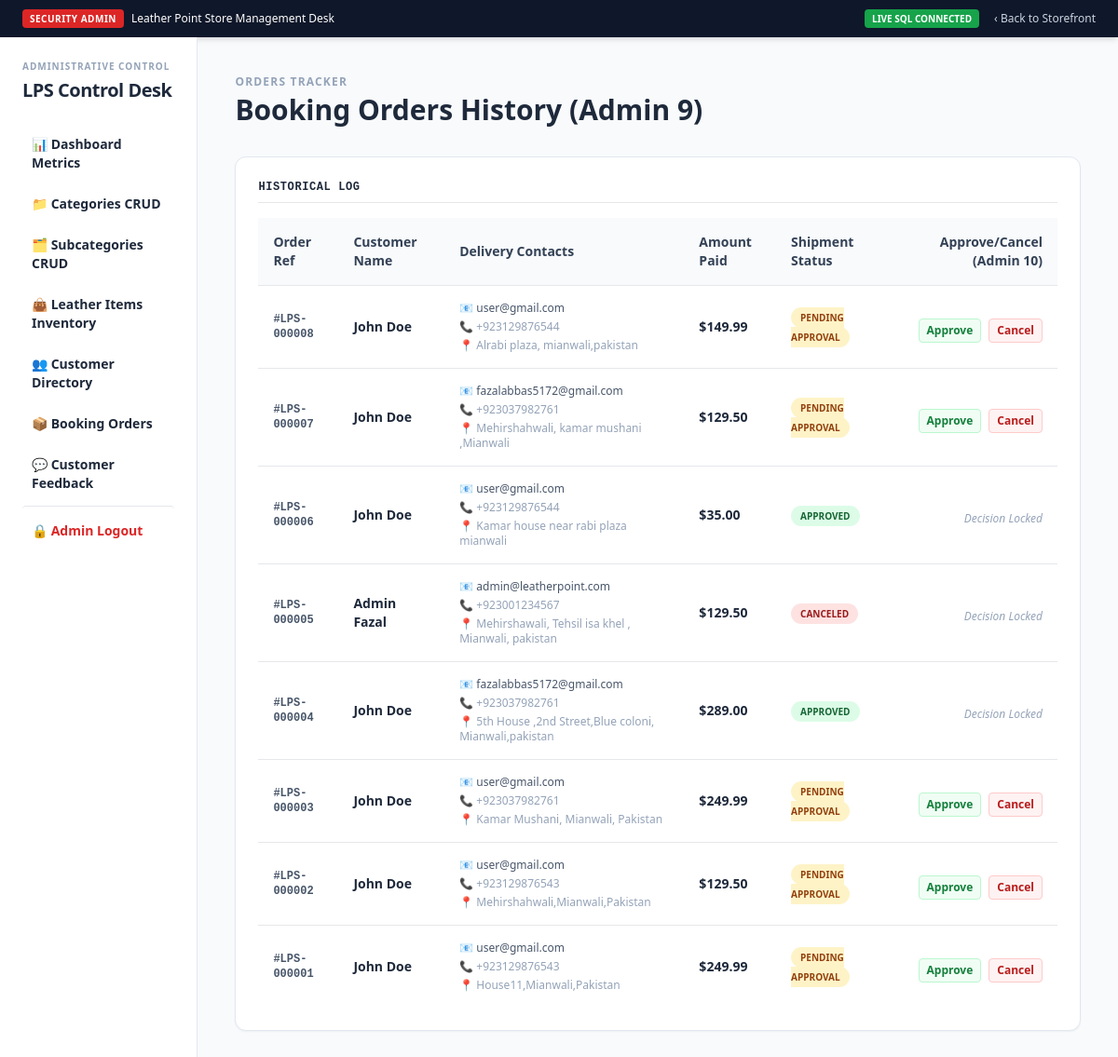
Screenshot of /admin/orders.php (signed in) with the database file from the repository.
### tables this page shows
CREATE TABLE `orders` (
  `id` int(11) NOT NULL,
  `user_id` int(11) NOT NULL,
  `total_amount` decimal(10,2) NOT NULL,
  `payment_method` enum('credit_card','cod') NOT NULL,
  `status` enum('pending','approved','canceled') DEFAULT 'pending',
  `shipping_address` text NOT NULL,
  `phone` varchar(20) NOT NULL,
  `email` varchar(150) NOT NULL,
  `created_at` timestamp NOT NULL DEFAULT current_timestamp()
);

CREATE TABLE `users` (
  `id` int(11) NOT NULL,
  `name` varchar(100) NOT NULL,
  `email` varchar(150) NOT NULL,
  `password` varchar(255) NOT NULL,
  `phone` varchar(20) NOT NULL,
  `role` enum('user','admin') DEFAULT 'user',
  `created_at` timestamp NOT NULL DEFAULT current_timestamp()
);

### classes/Order.php (called while the page is built, shortened)
<?php
class Order {
    private $conn;
    public function __construct($db) {
        $this->conn = $db;
    }
    public function getAllOrders() {
        $query = "SELECT o.*, u.name as user_name FROM orders o
                  JOIN users u ON o.user_id = u.id ORDER BY o.created_at DESC";
        $stmt = $this->conn->prepare($query);
        $stmt->execute();
        return $stmt->fetchAll();
    }
}
?>

### admin/orders.php (the view, shortened to what this page needs)
<?php
require_once "includes/header.php";
if ($db_connected) {
    $orders = $orderObj->getAllOrders();
} else {
    $orders = array_reverse(array_values($_SESSION['mock_orders']));
}
?>
<div class="space-y-8">
    <div>
        <span class="text-xs font-bold text-slate-400 uppercase tracking-widest block mb-1">Orders Tracker</span>
        <h1 class="text-3xl font-black text-slate-800">Booking Orders History (Admin 9)</h1>
    </div>
    <div class="bg-white p-6 rounded-xl border border-slate-200 shadow-sm overflow-x-auto">
        <h3 class="font-bold text-slate-800 border-b pb-2 mb-4 font-mono uppercase text-xs tracking-wider">Historical Log</h3>
        <table class="w-full text-left text-sm min-w-[700px]">
            <thead class="bg-slate-50 font-bold text-slate-700 border-b">
                <tr>
                    <th class="p-4">Order Ref</th>
                    <th class="p-4">Customer Name</th>
                    <th class="p-4">Delivery Contacts</th>
                    <th class="p-4">Amount Paid</th>
                    <th class="p-4">Shipment Status</th>
                    <th class="p-4 text-right">Approve/Cancel (Admin 10)</th>
                </tr>
            </thead>
            <tbody class="divide-y text-slate-600">
                <?php if (empty($orders)): ?>
                    <tr>
                        <td colspan="6" class="p-4 text-center text-slate-400">No customer orders recorded yet.</td>
                    </tr>
                <?php else: ?>
                    <?php foreach($orders as $o): ?>
                        <tr>
                            <td class="p-4 font-mono text-xs font-bold">#LPS-<?php echo str_pad($o['id'], 6, "0", STR_PAD_LEFT); ?></td>
                            <td class="p-4 font-bold text-slate-800"><?php echo htmlspecialchars($o['user_name']); ?></td>
                            <td class="p-4 text-xs">
                                <span class="block">📧 <?php echo htmlspecialchars($o['email']); ?></span>
                                <span class="block text-slate-400 mt-1">📞 <?php echo htmlspecialchars($o['phone']); ?></span>
                                <span class="block text-slate-400 mt-1">📍 <?php echo htmlspecialchars($o['shipping_address']); ?></span>
                            </td>
                            <td class="p-4 font-black text-slate-800">$<?php echo number_format($o['total_amount'], 2); ?></td>
                            <td class="p-4">
                                <?php if ($o['status'] === 'approved'): ?>
                                    <span class="bg-green-100 text-green-800 font-bold text-[10px] px-2.5 py-1 rounded-full uppercase">Approved</span>
                                <?php elseif ($o['status'] === 'canceled'): ?>
                                    <span class="bg-red-100 text-red-800 font-bold text-[10px] px-2.5 py-1 rounded-full uppercase">Canceled</span>
                                <?php else: ?>
                                    <span class="bg-amber-100 text-amber-800 font-bold text-[10px] px-2.5 py-1 rounded-full uppercase animate-pulse">Pending Approval</span>
                                <?php endif; ?>
                            </td>
                            <td class="p-4 text-right text-xs pt-6">
                                <div class="flex justify-end gap-2">
                                    <?php if ($o['status'] === 'pending'): ?>
                                        <a href="orders.php?status_id=<?php echo $o['id']; ?>&status=approved" class="bg-green-50 hover:bg-green-100 text-green-700 font-bold px-2 py-1 rounded border border-green-200">Approve</a>
                                        <a href="orders.php?status_id=<?php echo $o['id']; ?>&status=canceled" onclick="return confirm('Cancel this order?');" class="bg-red-50 hover:bg-red-100 text-red-700 font-bold px-2 py-1 rounded border border-red-200">Cancel</a>
                                    <?php else: ?>
                                        <span class="text-slate-400 font-normal italic">Decision Locked</span>
                                    <?php endif; ?>
                                </div>
                            </td>
                        </tr>
                    <?php endforeach; ?>
                <?php endif; ?>
            </tbody>
        </table>
    </div>
</div>
<?php require_once "includes/footer.php"; ?>

### rows the page displays
orders: id "000008", user.name "John Doe", email "user@gmail.com", phone "+923129876544", shipping_address "Alrabi plaza, mianwali,pakistan", total_amount "149.99", status "PENDING APPROVAL"
orders: id "000007", user.name "John Doe", email "fazalabbas5172@gmail.com", phone "+923037982761", shipping_address "Mehirshahwali, kamar mushani ,Mianwali", total_amount "129.50", status "PENDING APPROVAL"
orders: id "000006", user.name "John Doe", email "user@gmail.com", phone "+923129876544", shipping_address "Kamar house near rabi plaza mianwali", total_amount "35.00", status "APPROVED"
orders: id "000005", user.name "Admin Fazal", email "admin@leatherpoint.com", phone "+923001234567", shipping_address "Mehirshawali, Tehsil isa khel , Mianwali, pakistan", total_amount "129.50", status "CANCELED"
orders: id "000004", user.name "John Doe", email "fazalabbas5172@gmail.com", phone "+923037982761", shipping_address "5th House ,2nd Street,Blue coloni, Mianwali,pakistan", total_amount "289.00", status "APPROVED"
orders: id "000003", user.name "John Doe", email "user@gmail.com", phone "+923037982761", shipping_address "Kamar Mushani, Mianwali, Pakistan", total_amount "249.99", status "PENDING APPROVAL"
orders: id "000002", user.name "John Doe", email "user@gmail.com", phone "+923129876543", shipping_address "Mehirshahwali,Mianwali,Pakistan", total_amount "129.50", status "PENDING APPROVAL"
orders: id "000001", user.name "John Doe", email "user@gmail.com", phone "+923129876543", shipping_address "House11,Mianwali,Pakistan", total_amount "249.99", status "PENDING APPROVAL"
